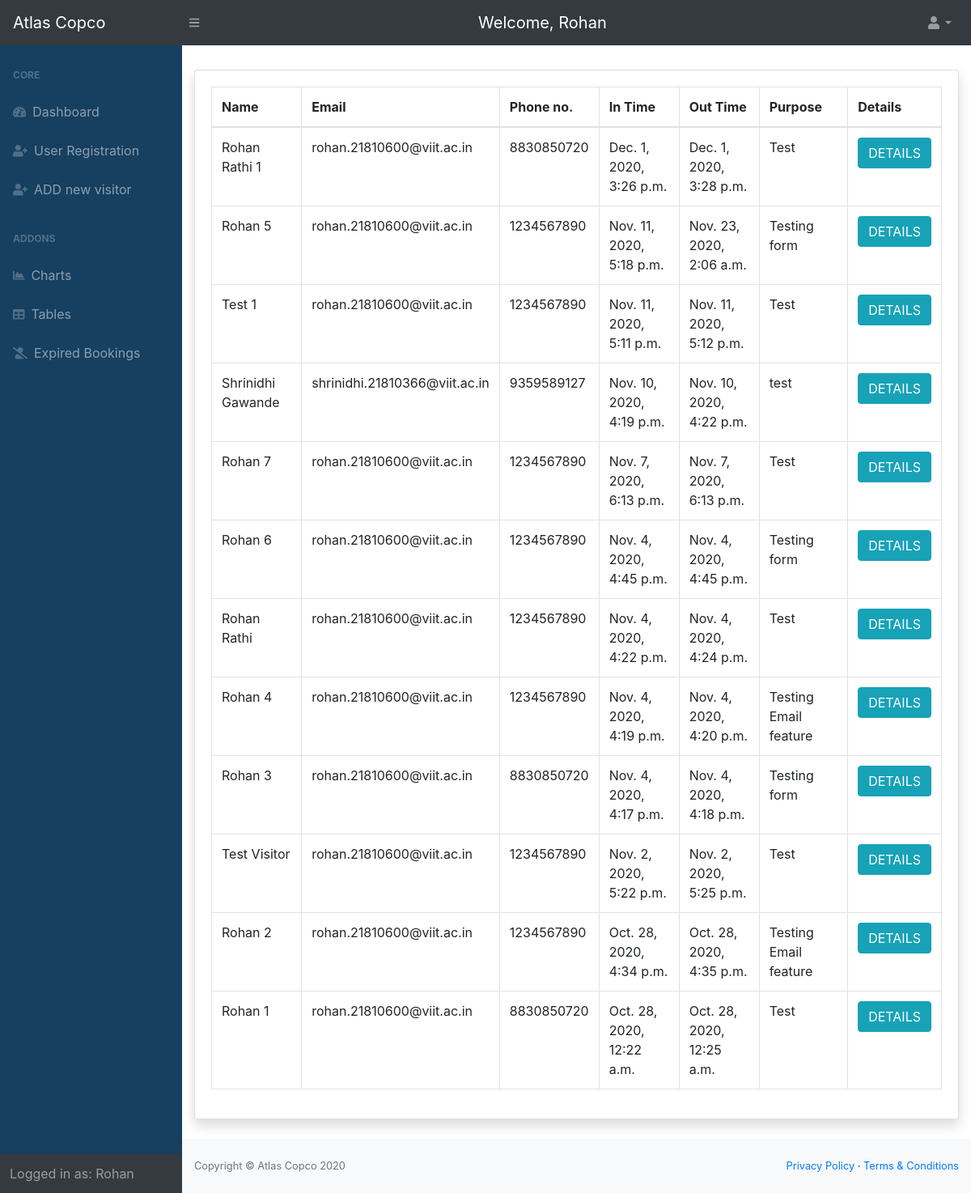
The page /allvisitors/ (signed in) on the database as committed earlier.
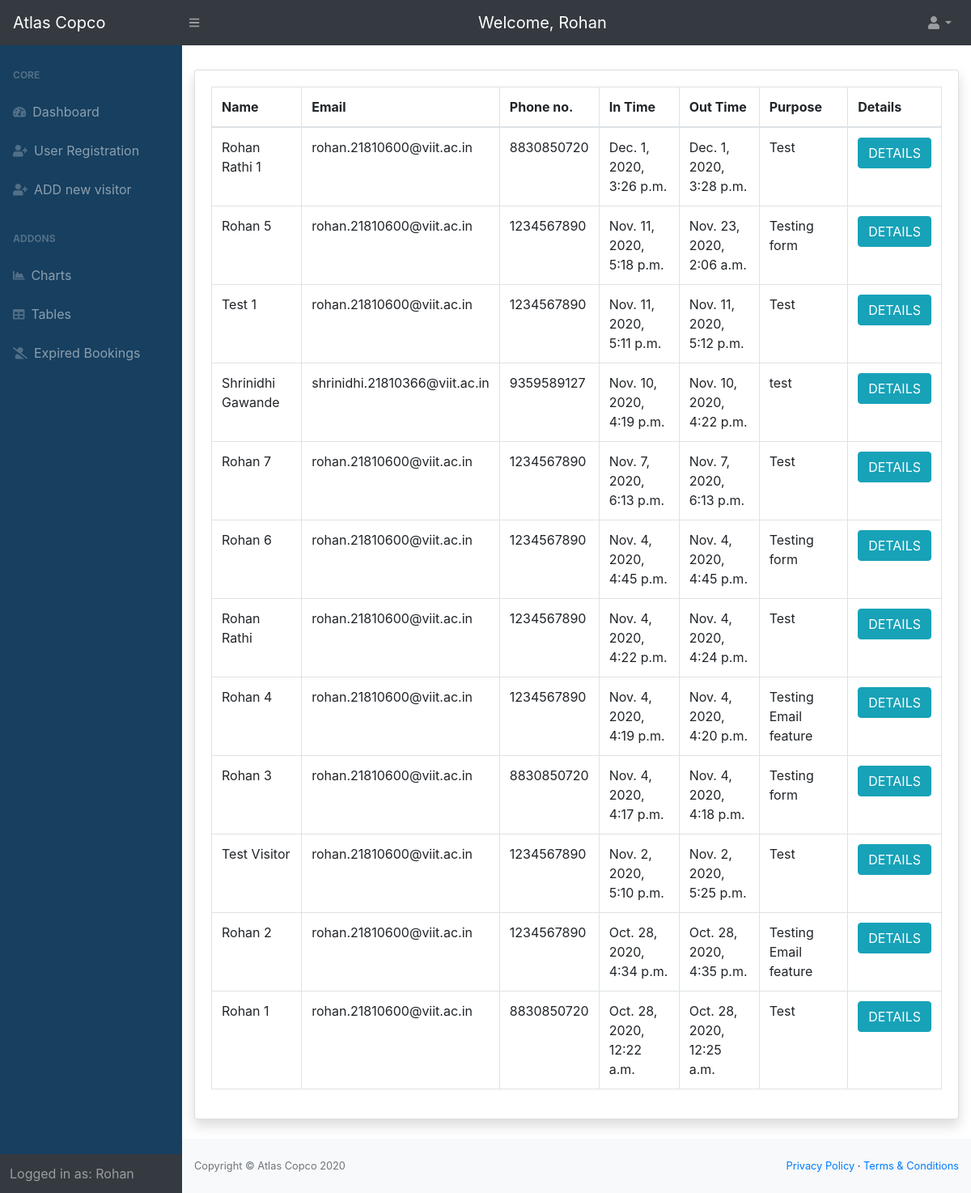
The same page on the database as committed later.
### entry/models.py (models this page shows, shortened)
class Visitor(models.Model):
	name = models.CharField(verbose_name='Name', max_length=200, validators=[
		MinLengthValidator(2, 'Minimum 2 Characters are required')])  # name of the visitor
	purpose = models.CharField(verbose_name='Purpose', max_length=200, validators=[
		MinLengthValidator(4, 'Minimum 4 characters are required')])  # purpose of visit
	mobile = models.IntegerField(verbose_name='Mobile number')  # mobile no. of the visitor
	email = models.EmailField(verbose_name='Email', validators=[EmailValidator()])  # email address of the visitor
	no_of_people = models.IntegerField(verbose_name='No of people')  # no. of visitors
	photo_id_number = models.CharField(verbose_name='Photo Id Number', max_length=20, null=True, blank=True)
	photo_id = models.ImageField(verbose_name='Photo Id', upload_to='media/photo_id', null=True, blank=True)
	expected_in_time = models.DateTimeField(verbose_name='Expected Visit In Time', null=True, blank=True)
	in_time = models.DateTimeField(verbose_name='Visit In time', null=True, blank=True)  # in time of the visitor, added automatically
	out_time = models.DateTimeField(verbose_name='Visit Out Time', null=True, blank=True)  # out time of the visitor added automatically
	token = models.CharField(verbose_name='Token', max_length=200, null=True, blank=True)  # token(autogenerated)
	qrcode = models.ImageField(verbose_name='QR Code', upload_to='media/qrcodes', null=True, blank=True)  # qr code generated from the token
	user = models.ForeignKey(User, verbose_name='Employee to visit', on_delete=models.PROTECT)  # link to the User table, to store which user allowed the entry
	photo = models.ImageField(verbose_name='Photo of the Visitor', upload_to='media/photo', null=True, blank=True)
	visit_token = models.CharField(max_length=200, verbose_name="Token assigned to the Visitor", null=True, blank=True)
	session_expired = models.BooleanField(default=False)

### home/views.py (the view)
# urls.py: path('allvisitors/', views.AllVisitedListView.as_view(), name='all-visitors'),
class AllVisitedListView(LoginRequiredMixin, ListView):
	def get(self, request):
		display_visitors = Visitor.objects.filter(session_expired=False)
		visitor_list = display_visitors.filter(out_time__isnull = False).order_by('-in_time')
		context = {'visitor_list': visitor_list}
		return render(request, 'home/all_visitors.html', context)

### home/templates/home/all_visitors.html (shortened to what this page needs)
{% extends 'home/base.html' %}
{% load tz %}
{% block content %}
<div id="layoutSidenav_content">
	<main style="margin-top: 30px;">
		<div class="container-fluid">
			<div class="card shadow mb-4">
				<div class="card-body">
					<div class="table-responsive">
						<table class="table table-bordered" id="dataTable" width="100%" cellspacing="0">
							<thead>
								<tr>
									<th> Name </th>
									<th> Email </th>
									<th> Phone no. </th>
									<th> In Time </th>
									<th> Out Time </th>
									<th> Purpose </th>
									<th> Details </th>
								</tr>
							</thead>
							<tbody>
								{% for visitor in visitor_list %}
								<tr>
									<td>{{ visitor.name }}</td>
									<td>{{ visitor.email }}</td>
									<td>{{ visitor.mobile }}</td>
									{% timezone "Asia/Kolkata" %}
										<td>{% if visitor.in_time %}{{ visitor.in_time }}{% else %} NA {% endif %}</td>
										<td>{% if visitor.out_time %}{{ visitor.out_time }}{% else %} NA {% endif %}</td>
									{% endtimezone %}
									<td>{{ visitor.purpose}}</td>
									<td>
											<button type="submit" name="delete_btn" class="btn btn-info" onclick="window.location.href='{% url 'visitor-detail' visitor.id %}'"> DETAILS </button>
									</td>
								</tr>
								{% endfor %}
							</tbody>
						</table>
					</div>
				</div>
			</div>
		</div>
	</main>
	<div class="footer">
		<footer class="py-4 bg-light mt-auto">
			<div class="container-fluid">
				<div class="d-flex align-items-center justify-content-between small">
					<div class="text-muted">Copyright &copy; Atlas Copco 2020</div>
					<div>
						<a href="#">Privacy Policy</a> &middot;
						<a href="#">Terms &amp; Conditions</a>
					</div>
				</div>
			</div>
		</footer>
	</div>
</div>
{% endblock content %}

Rows that differ between the two databases and show on the page:
changed Visitor "Test Visitor": in_time "Nov. 2, 2020, 5:22 p.m." → "Nov. 2, 2020, 5:10 p.m."
